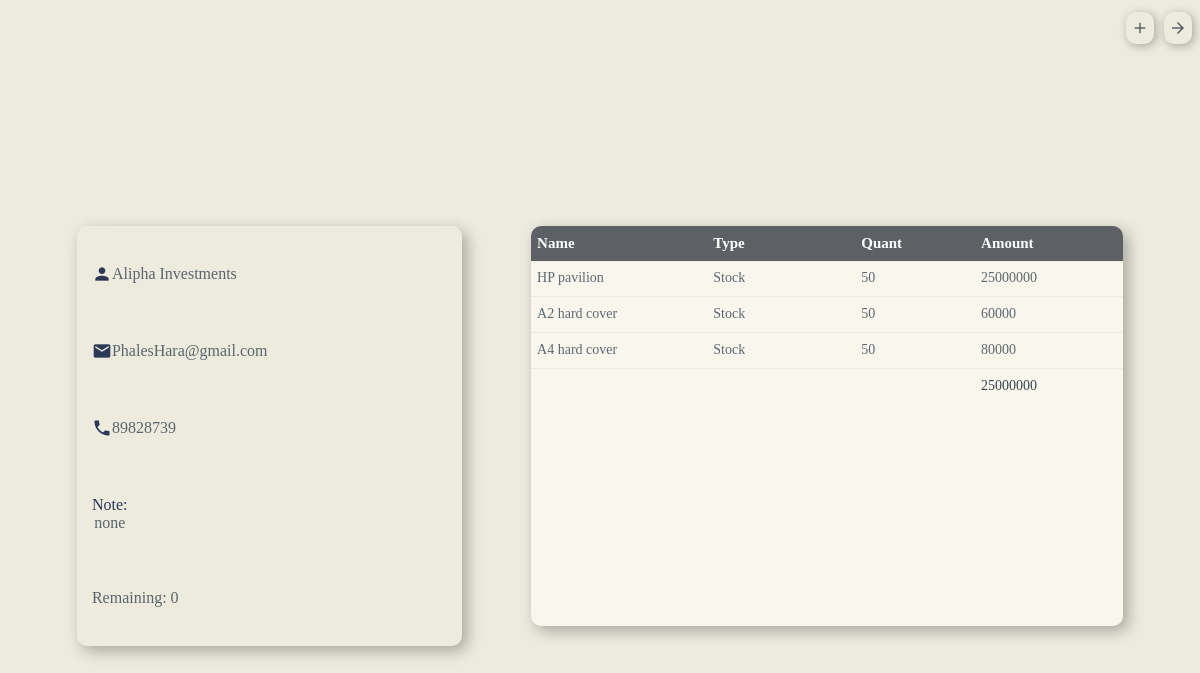
Page /credit_installment/3/ (signed in) on the committed database.
### credits/models.py (models this page shows)
class Credit(models.Model):
    Business = models.ForeignKey(Business, on_delete=models.CASCADE, blank=True, null=True)
    Options = [
        ('Paying', 'Paying'),
        ('Paid', 'Paid'),
        ('Not Paid', 'Not Paid'),
    ]
    Date = models.DateTimeField(auto_now=True)
    Supplier = models.ForeignKey(Supplier, on_delete=models.PROTECT, blank=True, null=False)
    Amount = models.IntegerField(blank=True, null=False, default=0)
    Due = models.DateTimeField(null=True, blank=True)
    Status = models.CharField(max_length=13, choices=Options, default='Not Paid')
    Sent = models.IntegerField(null=False, default=0, blank=True)
    Notes = models.TextField(blank=True, null=True, max_length=250)

class Supplier(models.Model):
    Business = models.ForeignKey(Business, on_delete=models.CASCADE, null=False, blank=False, )
    date = models.DateTimeField(auto_now=True)
    Name = models.CharField(blank=False, null=False, max_length=40)
    Email = models.EmailField(null=True, blank=True)
    Contact = models.IntegerField(blank=False, null=False)
    Notes = models.TextField(blank=True, null=True, max_length=250)

### expenses/models.py (models this page shows)
class Expense(models.Model):
    Business = models.ForeignKey(Business, on_delete=models.CASCADE, blank=True, null=True)
    Supplier = models.ForeignKey(Supplier, on_delete=models.DO_NOTHING, blank=True, null=True)
    Credit = models.ForeignKey(Credit, on_delete=models.DO_NOTHING, blank=True, null=True)
    Cashier = models.ForeignKey(User, on_delete=models.DO_NOTHING, blank=False, null=True)
    ExpenseAccount = models.ForeignKey(ExpenseAccount, on_delete=models.DO_NOTHING, null=True, blank=True)
    Date = models.DateTimeField(auto_now=True)
    Name = models.CharField(blank=False, null=False, max_length=20)
    Price = models.IntegerField(blank=False, null=False)
    Quantity = models.IntegerField(default=1, blank=False, null=False)
    Type = models.CharField(blank=False, null=False, max_length=20, choices=Option, default='Operational Expense')
    PMode = models.CharField(blank=False, null=False, max_length=7, choices=options, default='Cash')
    Discount = models.BooleanField(blank=False, null=False, default=0)
    Notes = models.TextField(blank=False, null=False, max_length=150, default='non')

### User/decorator.py (the view)
        def wrapper_func(request, *args, **kwargs):
            group = None
            if request.user.groups.exists():
                group = request.user.groups.all()[0].name
                if group in allowed_roles:
                    return view_func(request, *args, **kwargs)
                else:
                    return HttpResponse('Access Denied!')
            else:
                return HttpResponse('Access Denied!')

### User/decorator.py (called while the page is built)
def allowed_users(allowed_roles=[]):
    def decorator(view_func):
        def wrapper_func(request, *args, **kwargs):
            group = None
            if request.user.groups.exists():
                group = request.user.groups.all()[0].name
                if group in allowed_roles:
                    return view_func(request, *args, **kwargs)
                else:
                    return HttpResponse('Access Denied!')
            else:
                return HttpResponse('Access Denied!')
        return wrapper_func
    return decorator

### templates/creditInstallment.html (shortened to what this page needs)
{%load static%}
<link rel="stylesheet" type="text/css" href="{% static 'css/creditInstallment.css'%}" xmlns="http://www.w3.org/1999/html">
<link rel="stylesheet" href="https://cdnjs.cloudflare.com/ajax/libs/font-awesome/4.7.0/css/font-awesome.min.css">
<div class="Navigation">
    <button type="button" onclick="openForm()">
        <i class="material-icons" style="font-size:18px">add</i>
    </button>
    <button type="button" onclick="window.location.href='/credit/';">
        <i class="material-icons" style="font-size:18px">arrow_forward</i>
    </button>
</div>
<div class="debtor">
    <text> <i class="material-icons" style="font-size:20px; color:#2B3856;">person</i> {{credit.Supplier.Name}}</text>
    <text> <i class="material-icons" style="font-size:20px; color:#2B3856;">email</i> {{credit.Supplier.Email}}</text>
    <text> <i class="material-icons" style="font-size:20px; color:#2B3856;">phone</i> {{credit.Supplier.Contact}}</text>
    <text style="display:flex; flex-direction:column;"><span style="color:#2B3856; width:100%;">Note:</span> {{credit.Supplier.Notes}}</text>
    <text>Remaining: {{remaining}}</text>
</div>
<table>
    <thead>
        <tr>
            <th class="sth1">Name</th>
            <th class="sth2">Type</th>
            <th class="sth3">Quant</th>
            <th class="sth2">Amount</th>
        </tr>
    </thead>
    <tbody>
    {%for i in data%}
        <tr>
            <td class="sth1">{{i.Name}}</td>
            <td class="sth2">{{i.Type}}</td>
            <td class="sth3">{{i.Quantity}}</td>
            <td class="sth2">{{i.Price}}</td>
        </tr>
    {%endfor%}
    </tbody>
    <tfoot>
        <tr>
            <td class="sth1"></td>
            <td class="sth2"></td>
            <td class="sth3"></td>
            <td class="sth2">{{credit.Amount}}</td>
        </tr>
    </tfoot>
</table>

### static/css/creditInstallment.css (style rules this page uses)
.Navigation { display:flex; align-items:center; justify-content:flex-end; gap:10px; position:relative; width:100%; height:5%; border-radius:10px; }
.Navigation button { display:flex; flex-direction:row; align-items:center; position:center; width:auto; height:80%; color:#5D6166; padding:5px; background:transparent; border:hidden; border-radius:10px; box-shadow:2px 2px 10px rgba(10, 10, 10, 0.3); }
.debtor { display:flex; flex-direction:column; align-items:flex-start; justify-content:space-around; position:relative; width:30%; height:50%; padding-left:15px; padding-right:15px; padding-top:10px; padding-bottom:10px; background:#EDEADE; border-radius:10px; box-shadow:5px 5px 15px rgba(10, 10, 10, 0.3); }
.debtor text { display:flex; align-items:center; justify-content:center; color:rgba(54, 69, 79, 0.8); }
table { display:flex; flex-direction:column; align-items:center; justify-content:flex-start; position:relative; width:50%; height:50%; background:#F9F6EE; border-radius:10px; box-shadow:5px 5px 15px rgba(10, 10, 10, 0.3); overflow-y:scroll; }
thead { position:sticky; top:0; z-index:1; width:100%; height:35px; background:#5D6166; }
th { display:flex; flex-direction:column; align-items:flex-start; justify-content:center; color:white; font-size:15px; margin-left:5px; }
.sth1 { width:30%; height:100%; }
.sth2 { width:25%; height:100%; }
.sth3 { width:20%; height:100%; }
tbody { font-size:14px; width:100%; }
tr { display:flex; align-items:center; justify-content:space-around; position:relative; width:100%; height:35px; border-bottom:1px solid #EDEADE; }
td { display:flex; align-items:center; justify-content:flex-start; height:100%; color:rgba(54, 69, 79, 0.8); font-size:14px; margin-left:5px; }
tfoot { bottom:0%; z-index:1; font-size:14px; width:100%; }
tfoot tr { border:hidden; }
tfoot td { color:rgba(54, 69, 79); }

### rows in the picture
Credit: Supplier.Name "Alipha Investments", Supplier.Email "PhalesHara@gmail.com", Supplier.Contact "89828739", Supplier.Notes "none", Amount "25000000"
Expense: Name "HP pavilion", Type "Stock", Quantity "50", Price "25000000"
Expense: Name "A2 hard cover", Type "Stock", Quantity "50", Price "60000"
Expense: Name "A4 hard cover", Type "Stock", Quantity "50", Price "80000"

### other values in the picture
{{ remaining }} "0"
